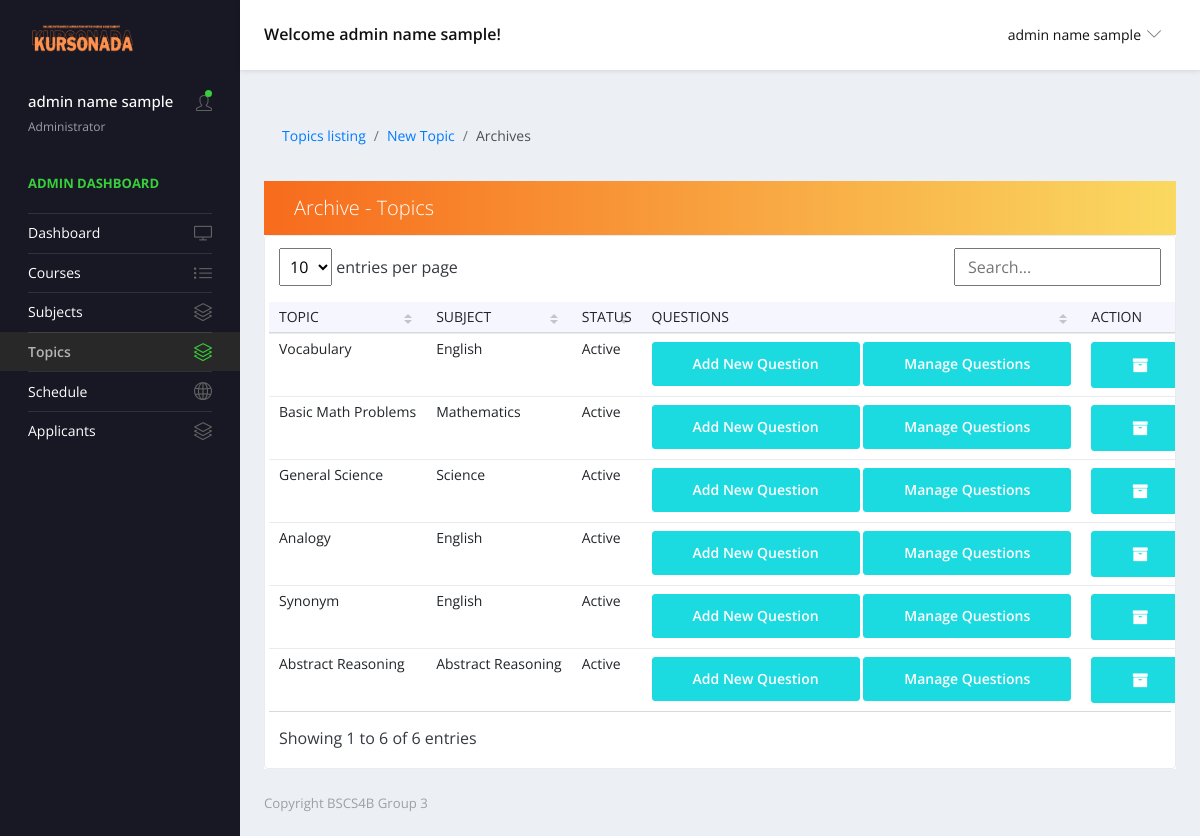
The app's page /views/archived_topic.php (signed in), older data.
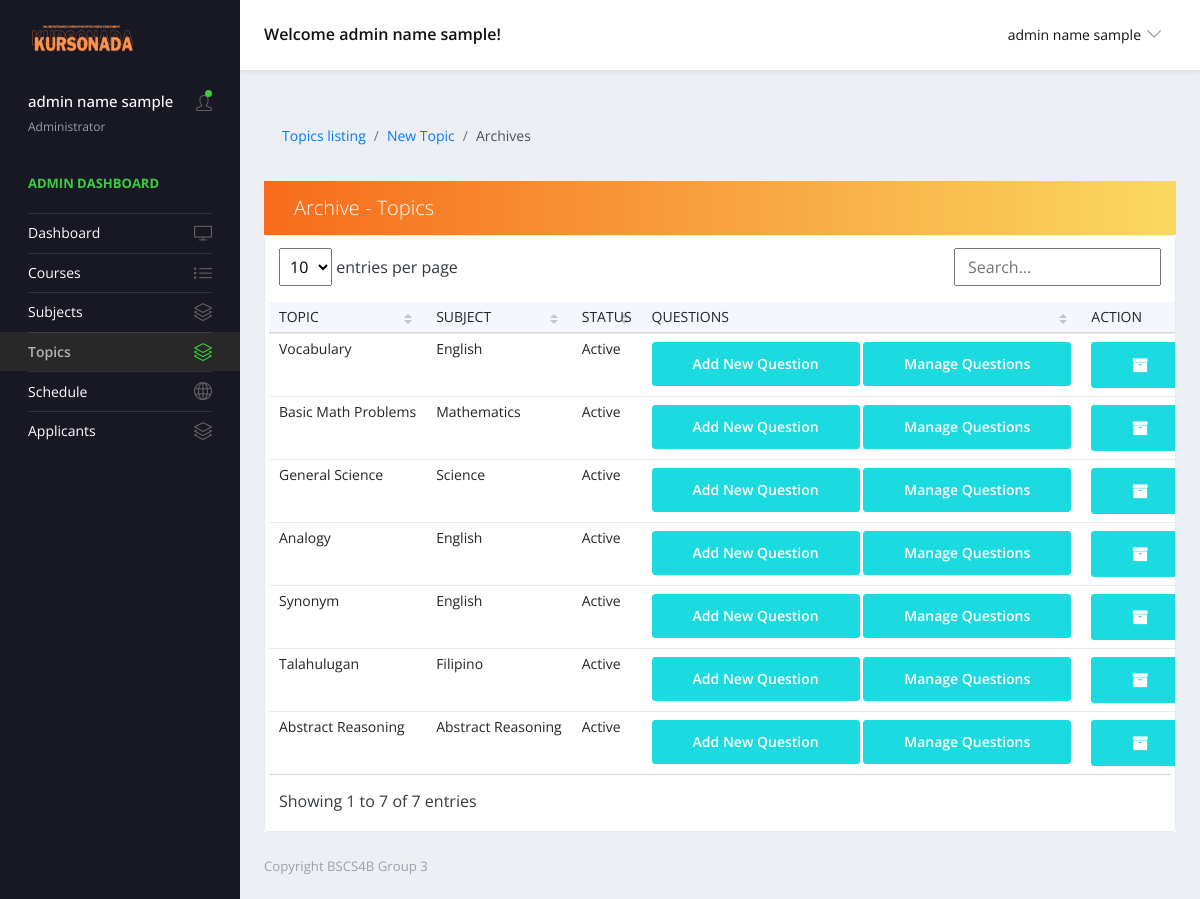
The same page, newer data.
### tables this page shows
CREATE TABLE `tbl_exam_topics` (
  `topic_id` int(11) NOT NULL,
  `topic_name` varchar(255) NOT NULL,
  `topic_desc` varchar(255) NOT NULL,
  `topic_duration` int(11) NOT NULL,
  `topic_stat` int(11) NOT NULL,
  `topic_stamp` timestamp NOT NULL DEFAULT current_timestamp(),
  `topic_subj` int(11) NOT NULL
);

CREATE TABLE `tbl_exam_subjects` (
  `subj_id` int(11) NOT NULL,
  `subj_name` varchar(255) NOT NULL,
  `subj_desc` varchar(255) NOT NULL,
  `subj_status` int(11) NOT NULL,
  `subj_timestamp` timestamp NOT NULL DEFAULT current_timestamp()
);

### forms/adminQueries.php (called while the page is built, shortened)
<?php
function getTopics() {
    $url = 'localhost';
    $username = 'root';
    $password = '';
    $conn = new mysqli($url, $username, $password, 'project');
    $sql = mysqli_query($conn,
    "SELECT *
    FROM tbl_exam_topics
    ");
    return mysqli_fetch_all($sql, MYSQLI_ASSOC);
}
?>

### views/archived_topic.php (the view, shortened to what the changed rows need)
<?php
    include '../forms/adminQueries.php';
?>
<!DOCTYPE html>
<html lang="en">
  <head>
    <link rel="stylesheet" href="../vendors/simple-line-icons/css/simple-line-icons.css">
    <link rel="stylesheet" href="../vendors/flag-icon-css/css/flag-icon.min.css">
    <link rel="stylesheet" href="../vendors/css/vendor.bundle.base.css">
    <link rel="stylesheet" href="../vendors/daterangepicker/daterangepicker.css">
    <link rel="stylesheet" href="../vendors/chartist/chartist.min.css">
    <link rel="stylesheet" href="../assets/css/style-admin.css">
    <link rel="stylesheet" href="https://cdnjs.cloudflare.com/ajax/libs/font-awesome/4.7.0/css/font-awesome.min.css">
  </head>
  <body>
    <div class="container-scroller">
      <div class="container-fluid page-body-wrapper">
        <div class="main-panel">
        <div class="content-wrapper">
          <div class="row quick-action-toolbar">
            <div class="col-md-12 grid-margin">
              <div class="card">
                  <div class="card-header d-block d-md-flex">
                    <p class="lead mb-0 ">Archive - Topics</p>
                  </div>
                  <div class="table-responsive border rounded p-1">
                    <table class="table table-hover text-nowrap datatable">
                      <thead>
                        <tr>
                          <th scope="col">TOPIC</th>
                          <th scope="col">SUBJECT</th>
                          <th scope="col">STATUS</th>
                          <th scope="col">QUESTIONS</th>
                          <th scope="col">ACTION</th>
                        </tr>
                      </thead>
                      <tbody>
                        <?php
                        $rows = getTopics();
                        $i = 0;
                        while ($i < count($rows)) {
                          $row = $rows[$i];
                          $id = $row['topic_id'];
                          $name = $row['topic_name'];
                          $state = $row['topic_stat'];
                          $subj = $row['topic_subj'];
                          if ($state == 1){ $status = "Active";}
                          else if ($state == 0) { $status = "Inactive";}
                          $url = 'localhost';
                          $username = 'root';
                          $password = '';
                          $conn = new mysqli($url, $username, $password, 'project');
                        $sql = "select * from tbl_exam_subjects where subj_id = '".$subj."'";
                        $result = $conn->query($sql);
                        $check = $result->fetch_assoc();
                          $subject = $check['subj_name'];
                        $lqs = "select count(*) as total from tbl_topic_questions where Que_topic = '".$id."'";
                        $count = $conn->query($lqs);
                        $recheck = $count->fetch_assoc();
                          $que_count = $recheck['total'];
                          echo "<tr>
                                    <td>" . $name . "</td>
                                    <td>" . $subject . "</td>
                                    <td>" . $status . "</td>
                                    <td>" .
                            "<div class='d-flex '>
                                <form method='POST'>
                                <button type='button' id='addbutton' class = 'btn btn-primary editbtn' data-bs-toggle='modal' data-bs-target='#addModal' data-editid='$id' data-editName='$name' onClick='addQuestion(this)'>
                                Add New Question
                               </button>
                               <button type='button' id='managebutton' class = 'btn btn-primary editbtn' data-bs-toggle='modal' data-bs-target='#manageModal' data-manageid='$id' data-manageCount='$que_count' data-manageName='$name' onClick='manageQuestion(this)'>
                               Manage Questions
                              </button>";
                          echo "</form>" .
                            "</div>" .
                            "</td>" .
                            "<td>" .
                            "<div class='d-flex '>
                                <form method='POST'>
                            <button type='button' class='btn btn-primary delbtn' data-bs-toggle='modal' data-bs-target='#delmodal' data-courseid='$id' data-question='$name' onClick='archiveCourse(this)'>
                            <i class='fa fa-archive'></i></button> </form>" .
                            "</div>" .
                            "</td>" .
                            "</td>
                                  </tr>";
                          $i++;
                        }
                        ?>
                      </tbody>
                    </table>
                      </div>
                  </div>
              </div>
          </div>
        </div>
      </div>
    </div>
    </div>
    <link href="../assets/vendor/simple-datatables/style.css" rel="stylesheet">
  </body>
</html>

Row changes from the older to the newer data that the page shows:
added tbl_exam_topics: topic_name "Talahulugan", tbl_exam_subjects.subj_name "Filipino", topic_stat "Active"
Text that changed along with them:
text written by a page script: "entries per page Showing 1 to 6 of 6 entries" → "entries per page Showing 1 to 7 of 7 entries"
